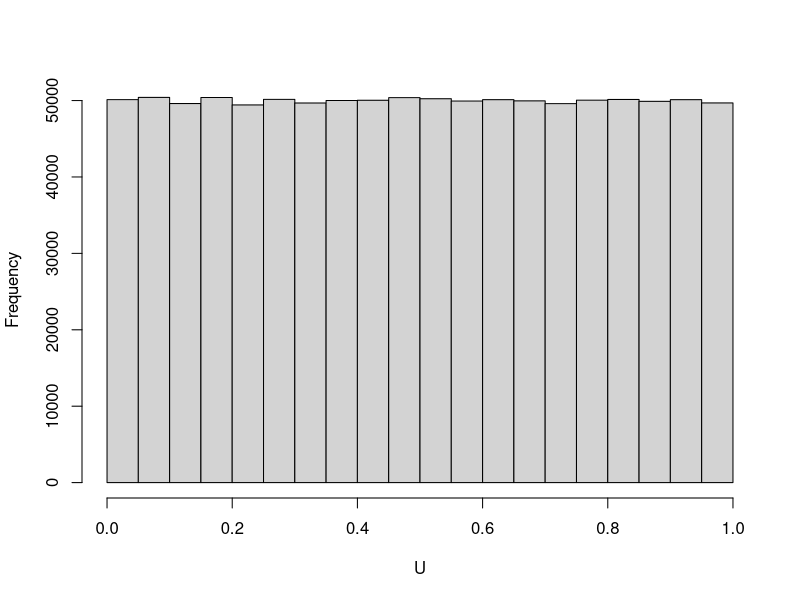
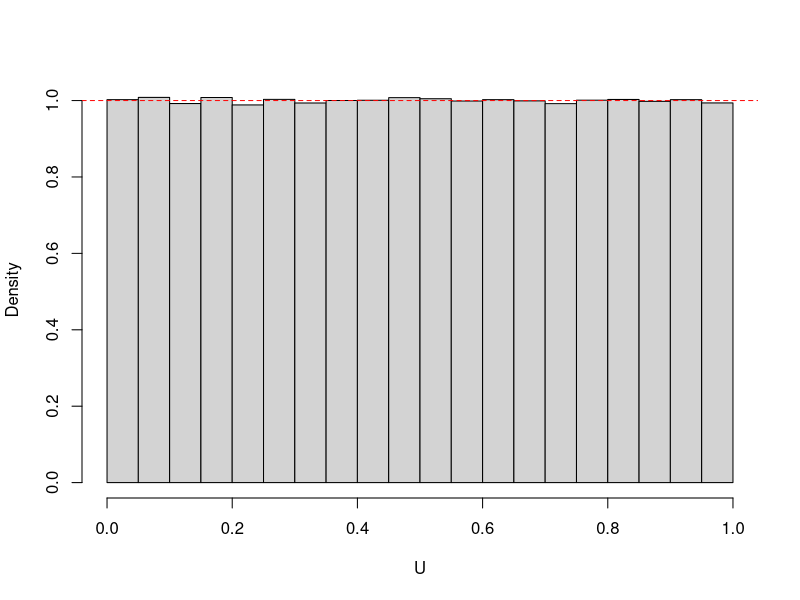

Recreate these plots in R, in order.
# Generating pseudo-random numbers
# We model a Uniform(0,1) Data Generating Process
# Classic Lewis et al. 1969 algorithm

# This algorithm can sometimes experience integer overflow because R's default
# integer type is 32-bit but it's usually fine. Demonstration only.

n <- 10  # how many random numbers?

a <- 16807
m <- 2147483647

# Random integers

I <- 6
for ( j in 1:n ) {
    I <- (a * I) %% m
    print(I)
}

# Random "continuous" numbers in 0-1

I <- 6
for ( j in 1:n ) {
    I <- (a * I) %% m
    U <- I / m
    print(U)
}

# Turn this into a function returning n uniform pseudo-random numbers

rand_unif <- function(n, seed) {
    a <- 16807
    m <- 2147483647

    U <- numeric(n)

    I <- seed
    for ( j in 1:n ) {
        I <- (a * I) %% m
        U[j] <- I / m
    }

    return(U)
}

# Use the function to generate a large vector of random numbers

U <- rand_unif(n=1000000, seed=6)
head(U, 10)

# Histogram

hist(U, breaks=20, xlab="U", ylab="Frequency", main="")

# In stochastic simulation, the "histogram is the distribution"
# Histogram as density (proper distribution)
# Density is frequency divided by the total area under the curve
# This normalizes frequency to a density because now the total area
# under the curve = 1

hist(U, breaks=20, probability=TRUE, xlab="U", ylab="Density", main="")
abline(h=1.0, col="red", lty=2)

# As n -> Inf, the simulation approaches "truth" (red line)

# In this algorithm, the seed cannot be zero (or the values are all zero)
# and the sequence never visits zero

rand_unif(n=10, seed=0)
